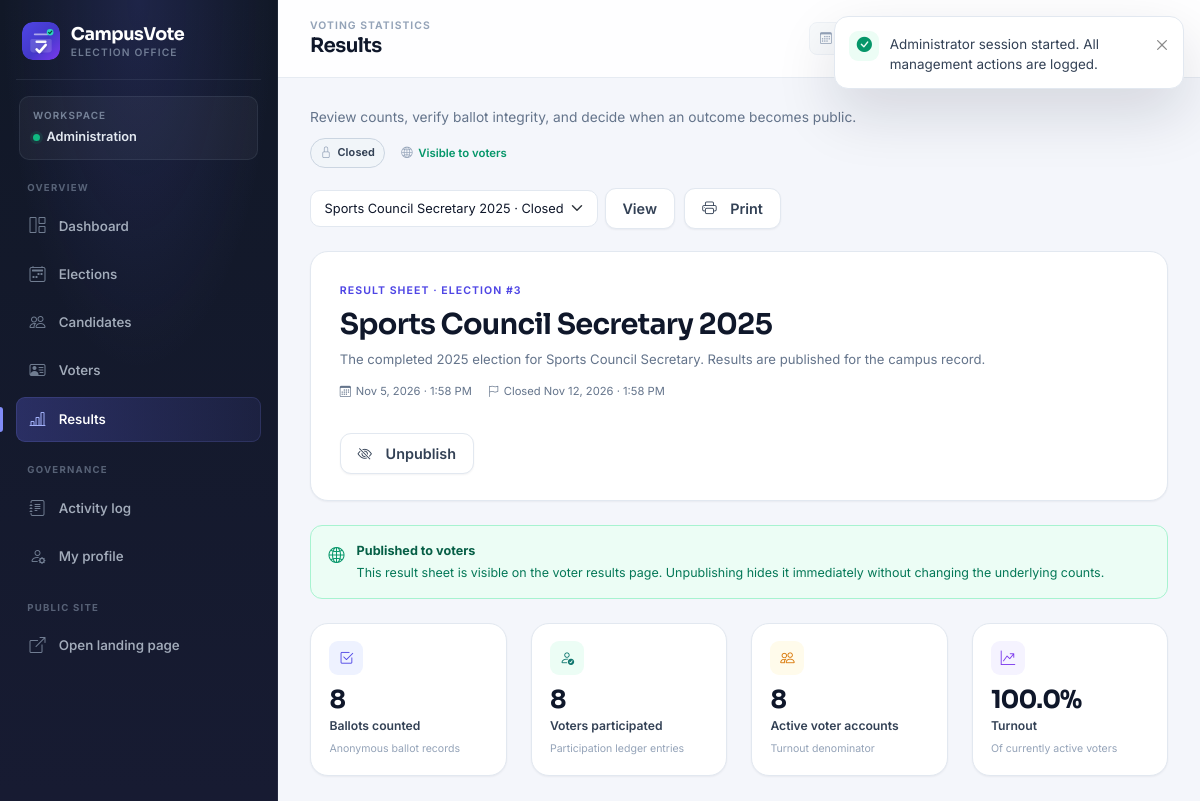
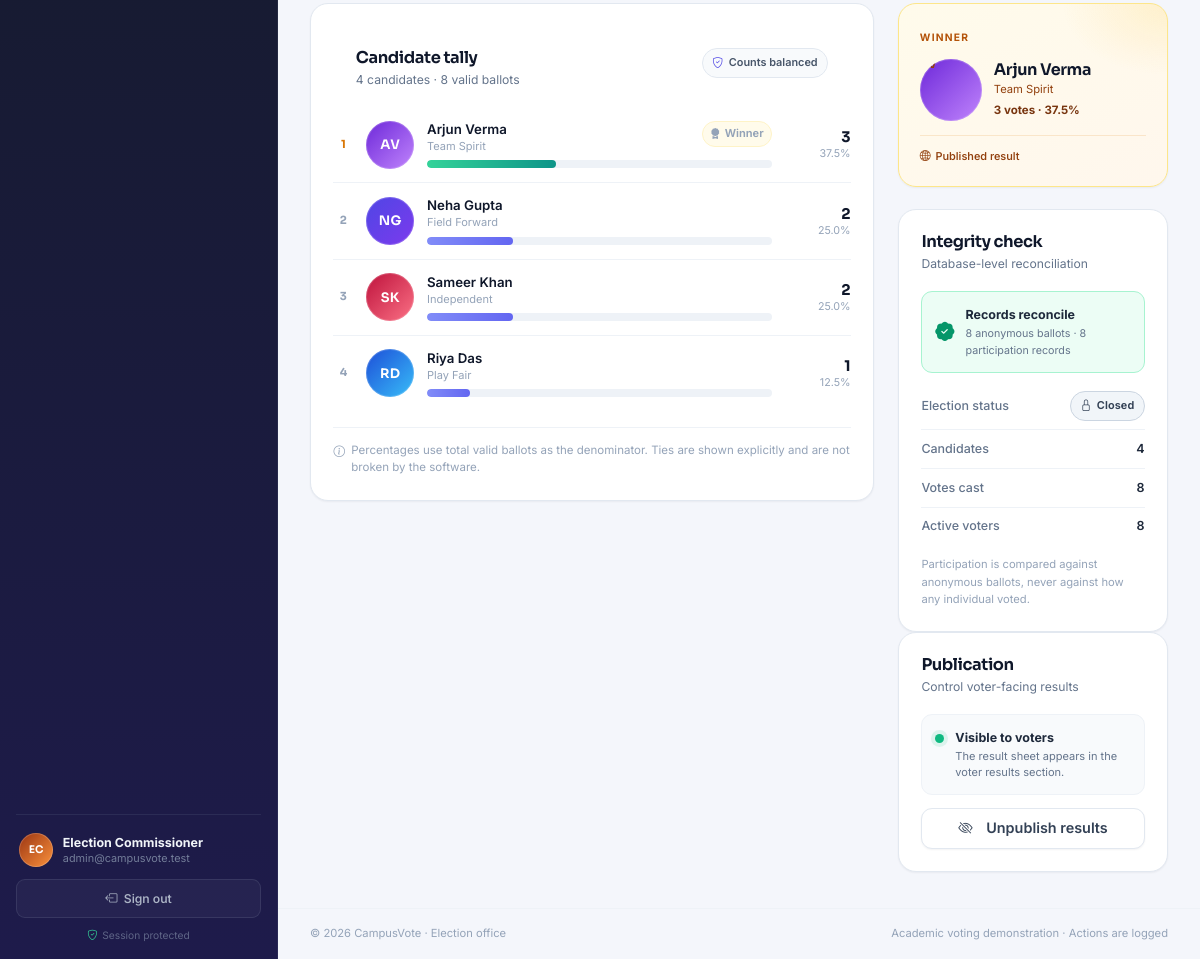
/admin/results.php (signed in), run on the app's committed database (2 pictures, top to bottom).
### tables this page shows
CREATE TABLE `elections` (
    `id`                INT UNSIGNED NOT NULL AUTO_INCREMENT,
    `title`             VARCHAR(150) NOT NULL,
    `description`       TEXT         NULL,
    `start_at`          DATETIME     NOT NULL,
    `end_at`            DATETIME     NOT NULL,
    `status`            ENUM('draft','active','closed') NOT NULL DEFAULT 'draft',
    `results_published` TINYINT(1)   NOT NULL DEFAULT 0,
    `created_by`        INT UNSIGNED NULL,
    `created_at`        DATETIME     NOT NULL DEFAULT CURRENT_TIMESTAMP,
    `updated_at`        DATETIME     NOT NULL DEFAULT CURRENT_TIMESTAMP
                                     ON UPDATE CURRENT_TIMESTAMP,
    PRIMARY KEY (`id`),
    KEY `idx_elections_status_window` (`status`, `start_at`, `end_at`),
    KEY `idx_elections_results` (`results_published`),
    KEY `fk_elections_admin` (`created_by`),
    CONSTRAINT `fk_elections_admin`
        FOREIGN KEY (`created_by`) REFERENCES `admins` (`id`)
        ON DELETE SET NULL ON UPDATE CASCADE,
    CONSTRAINT `chk_elections_window` CHECK (`end_at` > `start_at`)
);

CREATE TABLE `candidates` (
    `id`            INT UNSIGNED NOT NULL AUTO_INCREMENT,
    `election_id`   INT UNSIGNED NOT NULL,
    `full_name`     VARCHAR(100) NOT NULL,
    `party`         VARCHAR(100) NULL,
    `tagline`       VARCHAR(180) NULL,
    `bio`           TEXT         NULL,
    `manifesto`     TEXT         NULL,
    `photo_url`     VARCHAR(500) NULL,
    `display_order` INT UNSIGNED NOT NULL DEFAULT 0,
    `created_at`    DATETIME     NOT NULL DEFAULT CURRENT_TIMESTAMP,
    `updated_at`    DATETIME     NOT NULL DEFAULT CURRENT_TIMESTAMP
                                 ON UPDATE CURRENT_TIMESTAMP,
    PRIMARY KEY (`id`),
    UNIQUE KEY `uq_candidates_election_name` (`election_id`, `full_name`),
    KEY `idx_candidates_ballot_order` (`election_id`, `display_order`, `id`),
    CONSTRAINT `fk_candidates_election`
        FOREIGN KEY (`election_id`) REFERENCES `elections` (`id`)
        ON DELETE CASCADE ON UPDATE CASCADE
);

### admin/results.php (the view, shortened to what the rows shown need)
<?php
$admin = Auth::requireAdmin();
$pdo = Database::connection();
$elections = $pdo->query('SELECT * FROM elections ORDER BY end_at DESC, id DESC')->fetchAll();
    ?>
<?php
$electionIds = array_map(static fn (array $row): int => (int) $row['id'], $elections);
$selectedId = positive_int($_POST['election_id'] ?? $_GET['election_id'] ?? 0);
if (!in_array($selectedId, $electionIds, true)) {
    $selectedId = (int) $elections[0]['id'];
    foreach ($elections as $candidateElection) {
        if (in_array(Election::status($candidateElection), [Election::ENDED, Election::CLOSED], true)) {
            $selectedId = (int) $candidateElection['id'];
            break;
        }
    }
}
$stmt = $pdo->prepare(
    "SELECT e.*,
            (SELECT COUNT(*) FROM candidates c WHERE c.election_id = e.id) AS candidate_count,
            (SELECT COUNT(*) FROM votes v WHERE v.election_id = e.id) AS vote_count,
            (SELECT COUNT(*) FROM vote_participation p WHERE p.election_id = e.id) AS participation_count
     FROM elections e WHERE e.id = ? LIMIT 1"
);
$stmt->execute([$selectedId]);
$election = $stmt->fetch();
$effectiveStatus = Election::status($election);
$meta = Election::meta($effectiveStatus);
$published = (int) $election['results_published'] === 1;
$isFinal = Election::hasEnded($election);
$summary = ResultService::summary($election);
$winnerIds = array_map(static fn (array $candidate): int => (int) $candidate['id'], $summary['winners']);
$leadingLabel = ($published || $isFinal) ? 'Winner' : 'Leading';
require_once dirname(__DIR__) . '/includes/admin_header.php';
?>
<div class="page-toolbar results-toolbar">
    <div>
        <div class="page-toolbar__meta">
            <span class="status-pill status-pill--<?= e($meta['class']) ?>"><i class="bi <?= e($meta['icon']) ?>" aria-hidden="true"></i><?= e($meta['label']) ?></span>
            <span class="results-visibility <?= $published ? 'results-visibility--public' : '' ?>">
                <i class="bi <?= $published ? 'bi-globe2' : 'bi-eye-slash' ?>" aria-hidden="true"></i>
                <?= $published ? 'Visible to voters' : 'Hidden from voters' ?>
            </span>
        </div>
    </div>
</div>
<div class="results-header">
    <div class="results-header__copy">
        <span class="results-header__eyebrow">Result sheet · Election #<?= e((string) $election['id']) ?></span>
        <h2><?= e($election['title']) ?></h2>
        <p><?= e($election['description'] ?: 'No description was provided for this election.') ?></p>
        <div class="results-header__dates">
            <span><i class="bi bi-calendar3" aria-hidden="true"></i><?= e(format_datetime($election['start_at'])) ?></span>
            <span><i class="bi bi-flag" aria-hidden="true"></i>Closed <?= e(format_datetime($election['end_at'])) ?></span>
        </div>
    </div>
</div>
<div class="row g-4 mt-1">
    <div class="col-xl-8">
        <section class="panel panel--results">
            <div class="panel__header">
                <div>
                    <h2 class="panel__title">Candidate tally</h2>
                </div>
            </div>
            <?php if ($summary['candidates']): ?>
                <div class="tally-list">
                    <?php foreach ($summary['candidates'] as $rank => $candidate):
                        $isWinner = in_array((int) $candidate['id'], $winnerIds, true) && $summary['max_votes'] > 0;
                    ?>
                        <div class="tally-row<?= $isWinner ? ' tally-row--winner' : '' ?>">
                            <span class="tally-rank"><?= e((string) ($rank + 1)) ?></span>
                            <?= avatar_markup((string) $candidate['full_name'], $candidate['photo_url'] ?? null, 'avatar--md') ?>
                            <div class="tally-main">
                                <div class="tally-main__top">
                                    <div>
                                        <strong><?= e($candidate['full_name']) ?></strong>
                                        <span><?= e($candidate['party'] ?: 'Independent') ?></span>
                                    </div>
                                    <?php if ($isWinner): ?>
                                        <span class="winner-chip"><i class="bi bi-award-fill" aria-hidden="true"></i><?= e($leadingLabel) ?></span>
                                    <?php endif; ?>
                                </div>
                                <div class="progress result-bar" role="progressbar"
                                     aria-label="<?= e($candidate['full_name']) ?> share"
                                     aria-valuenow="<?= e((string) round($candidate['percentage'])) ?>" aria-valuemin="0" aria-valuemax="100">
                                    <div class="progress-bar<?= $isWinner ? ' progress-bar--winner' : '' ?>" style="width: <?= e((string) max(0, min(100, (float) $candidate['percentage']))) ?>%"></div>
                                </div>
                            </div>
                            <div class="tally-values">
                                <strong><?= e(number_format($candidate['vote_count'])) ?></strong>
                                <span><?= e(number_format((float) $candidate['percentage'], 1)) ?>%</span>
                            </div>
                        </div>
                    <?php endforeach; ?>
                </div>
            <?php endif; ?>
        </section>
    </div>
    <div class="col-xl-4">
        <?php if ($summary['winners'] && $summary['max_votes'] > 0): ?>
            <section class="winner-panel">
                <span class="winner-panel__eyebrow"><?= e($leadingLabel) ?><?= $summary['has_tie'] ? 's' : '' ?></span>
                <?php foreach ($summary['winners'] as $winner): ?>
                    <div class="winner-panel__person">
                        <?= avatar_markup((string) $winner['full_name'], $winner['photo_url'] ?? null, 'avatar--lg') ?>
                        <div>
                            <h3><?= e($winner['full_name']) ?></h3>
                            <span><?= e($winner['party'] ?: 'Independent') ?></span>
                            <strong><?= e(number_format($winner['vote_count'])) ?> votes · <?= e(number_format((float) $winner['percentage'], 1)) ?>%</strong>
                        </div>
                    </div>
                <?php endforeach; ?>
                <span class="winner-panel__status">
                    <i class="bi <?= $published ? 'bi-globe2' : 'bi-clock' ?>" aria-hidden="true"></i>
                    <?= $published ? 'Published result' : ($isFinal ? 'Awaiting publication' : 'Provisional while voting is open') ?>
                </span>
            </section>
        <?php endif; ?>
        <section class="panel">
            <div class="panel__header">
                <div>
                    <h2 class="panel__title">Integrity check</h2>
                </div>
            </div>
            <dl class="detail-list">
                <div><dt>Election status</dt><dd><span class="status-pill status-pill--<?= e($meta['class']) ?>"><i class="bi <?= e($meta['icon']) ?>" aria-hidden="true"></i><?= e($meta['label']) ?></span></dd></div>
            </dl>
        </section>
        <section class="panel">
            <div class="panel__header">
                <div>
                    <h2 class="panel__title">Publication</h2>
                </div>
            </div>
        </section>
    </div>
</div>
<?php require_once dirname(__DIR__) . '/includes/admin_footer.php'; ?>

### includes/admin_sidebar.php (shortened to what the rows shown need)
<?php
$admin = $admin ?? Auth::requireAdmin();
?>
<aside class="app-sidebar app-sidebar--admin" id="appSidebar" aria-label="Administrator navigation">
    <div class="sidebar-footer">
        <div class="sidebar-profile">
            <?= avatar_markup((string) $admin['full_name'], null, 'avatar--sm') ?>
            <div class="sidebar-profile__meta">
                <strong><?= e($admin['full_name']) ?></strong>
                <span><?= e($admin['email']) ?></span>
            </div>
        </div>
    </div>
</aside>

### includes/functions.php (shortened to what the rows shown need)
<?php
function e(mixed $value): string
{
    return htmlspecialchars((string) $value, ENT_QUOTES | ENT_SUBSTITUTE, 'UTF-8');
}
function format_datetime(?string $datetime, string $format = 'M j, Y · g:i A'): string
{
    try {
        return (new DateTimeImmutable($datetime, new DateTimeZone(APP_TIMEZONE)))->format($format);
    } catch (Exception) {
        return '—';
    }
}
function initials(string $name): string
{
    $parts = preg_split('/\s+/u', trim($name)) ?: [];
    $parts = array_values(array_filter($parts, static fn ($part) => $part !== ''));
    $first = mb_strtoupper(mb_substr($parts[0], 0, 1));
    $last = count($parts) > 1 ? mb_strtoupper(mb_substr($parts[count($parts) - 1], 0, 1)) : '';
    return $first . $last;
}
function avatar_background(string $seed): string
{
    $palettes = [
        'linear-gradient(135deg, #4f46e5, #7c3aed)',
        'linear-gradient(135deg, #0f766e, #14b8a6)',
        'linear-gradient(135deg, #b45309, #f59e0b)',
        'linear-gradient(135deg, #be123c, #fb7185)',
        'linear-gradient(135deg, #1d4ed8, #38bdf8)',
        'linear-gradient(135deg, #6d28d9, #c084fc)',
        'linear-gradient(135deg, #047857, #84cc16)',
        'linear-gradient(135deg, #9a3412, #fb923c)',
    ];
    $index = abs(crc32(mb_strtolower($seed))) % count($palettes);
    return $palettes[$index];
}
function avatar_markup(string $name, ?string $photoUrl = null, string $extraClass = ''): string
{
    $safePhoto = safe_photo_url($photoUrl);
    $class = trim('avatar ' . $extraClass);
    $style = e(avatar_background($name));
    $html = '<span class="' . e($class) . '" style="background:' . $style . '" aria-hidden="true">';
    $html .= '<span class="avatar__initials">' . e(initials($name)) . '</span>';
    $html .= '</span>';
    return $html;
}
function safe_photo_url(?string $url): ?string
{
    $url = trim((string) $url);
    if ($url === '') {
        return null;
    }
    $scheme = strtolower((string) parse_url($url, PHP_URL_SCHEME));
    return in_array($scheme, ['http', 'https'], true) ? $url : null;
}

### data on the page
elections: status "Closed", id "3", title "Sports Council Secretary 2025", description "The completed 2025 election for Sports Council Secretary. Results are published for the campus record.", start_at "Nov 5, 2026 · 1:58 PM", end_at "Nov 12, 2026 · 1:58 PM", results_published "WINNER"
candidates: full_name "AV", full_name "Arjun Verma", party "Team Spirit", election.results_published "Winner", vote_count "3", percentage "37.5"
candidates: full_name "NG", full_name "Neha Gupta", party "Field Forward", max(0, min(100, (float) $candidate['percentage'])) 25 (drawn), vote_count "2", percentage "25.0"
candidates: full_name "SK", full_name "Sameer Khan", party "Independent", max(0, min(100, (float) $candidate['percentage'])) 25 (drawn), vote_count "2", percentage "25.0"
candidates: full_name "RD", full_name "Riya Das", party "Play Fair", vote_count "1", percentage "12.5"

### other printed values
$flash['message'] "Administrator session started. All management actions are logged."
APP_NAME "CampusVote"
$item['label'] "Dashboard"
$item['label'] "Elections"
$item['label'] "Candidates"
$item['label'] "Voters"
$item['label'] "Results"
initials($name) "EC"
$admin['full_name'] "Election Commissioner"
$admin['email'] "admin@campusvote.test"
$pageEyebrow "VOTING STATISTICS"
$pageTitle "Results"
$summary['total_ballots'] "8"
$summary['total_participants'] "8"
$summary['eligible_voters'] "8"
